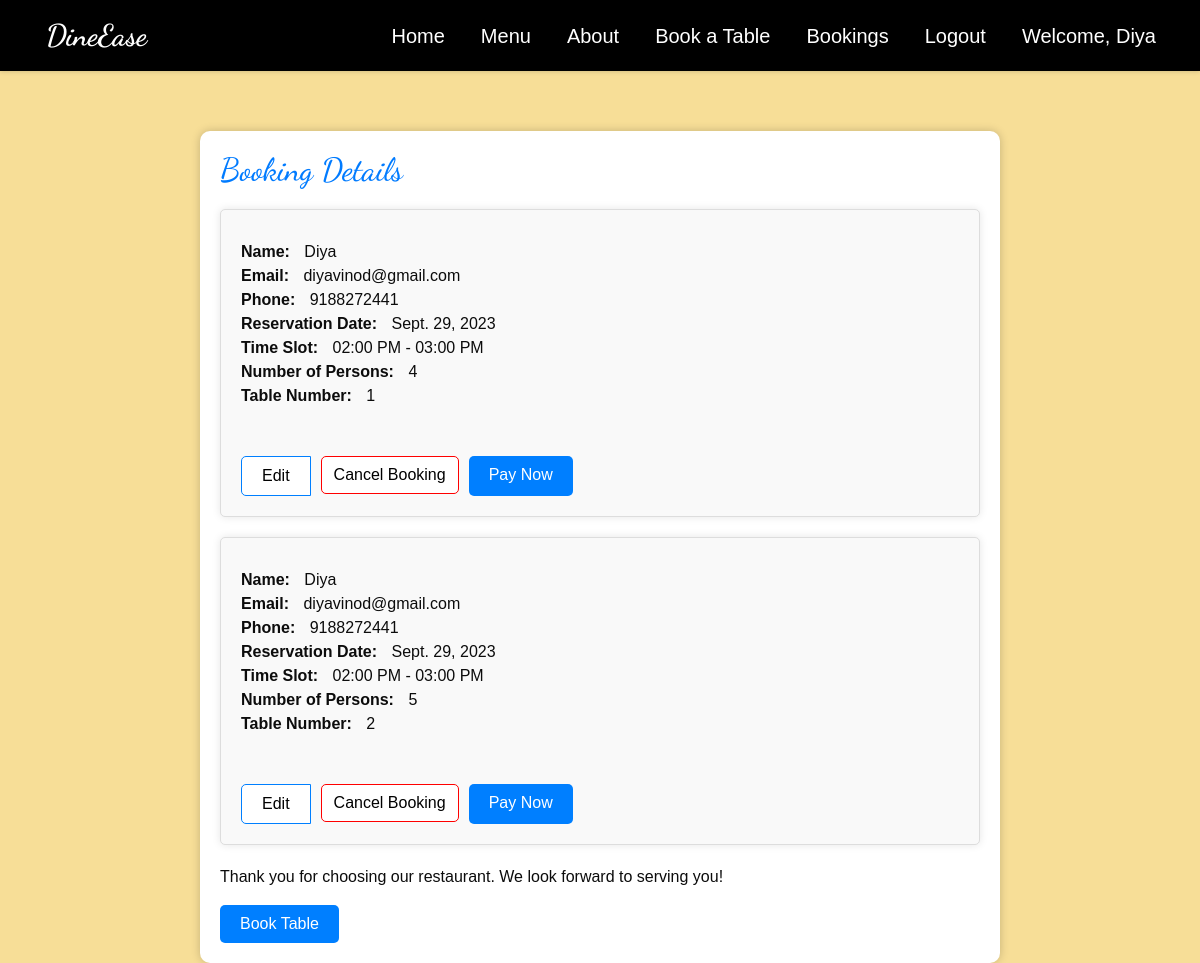
Page /booking_confirm/ (signed in) on the earlier database version.
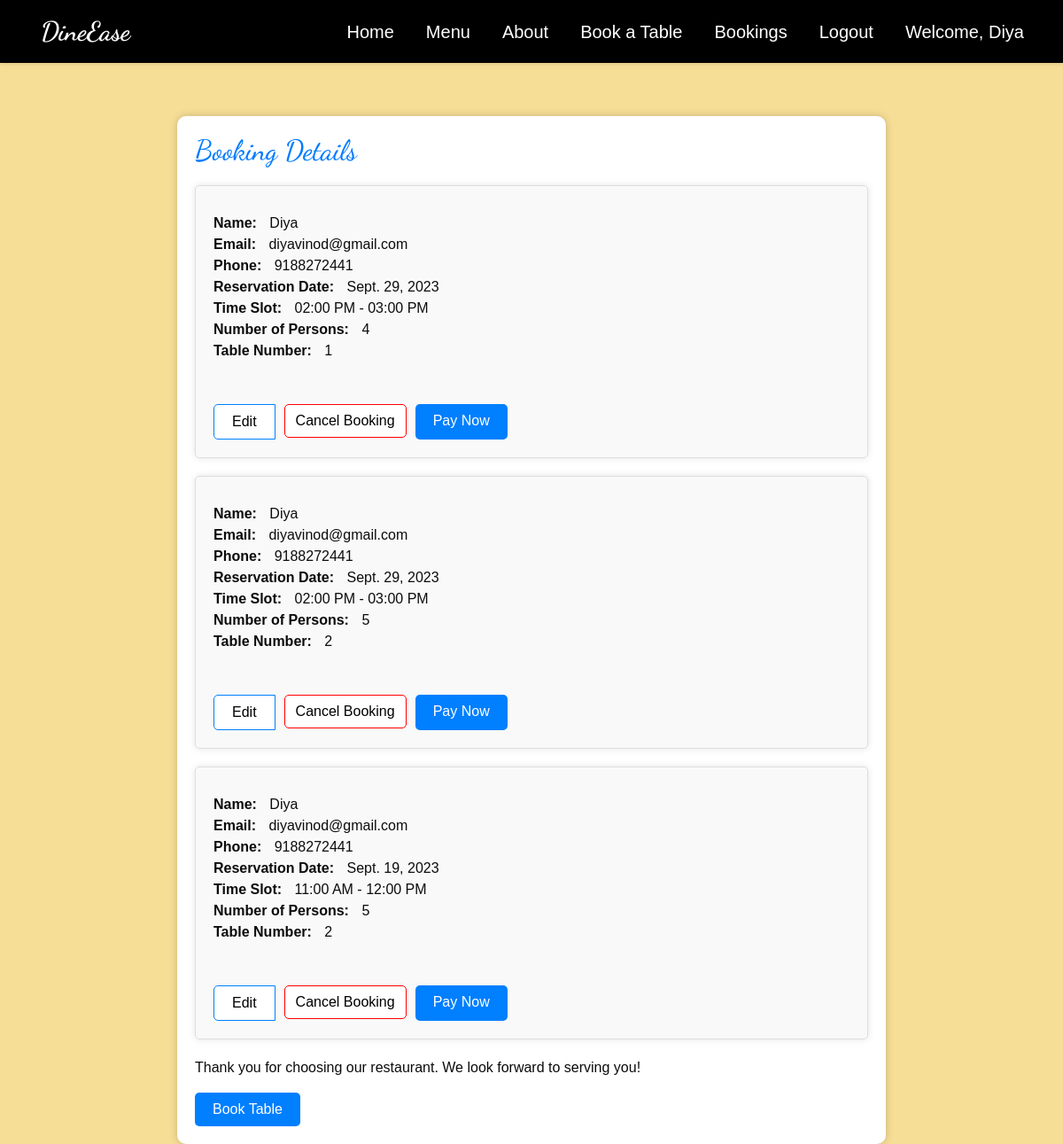
Same page on the later database version.
### home/models.py (models this page shows, shortened)
class Reservation(models.Model):
    reservation_id = models.CharField(max_length=20, primary_key=True,default=None)
    name = models.CharField(max_length=100)
    phone = models.CharField(max_length=15)
    email = models.EmailField()
    num_of_persons = models.PositiveIntegerField()
    time_slot = models.CharField(max_length=20, null=True, blank=True)  # Add the time_slot field
    table_id = models.ForeignKey('home.tables', on_delete=models.CASCADE,null=True)  # Use string reference
    reservation_date = models.DateField()
    is_active = models.BooleanField(default=True)
    menu_name = models.CharField(max_length=100, null=True, blank=True)
    menu_price = models.FloatField(null=True, blank=True)

class tables(models.Model):
    tab_id = models.CharField(max_length=20, primary_key=True)
    desc = models.CharField(max_length=300)
    def __str__(self):
        return self.tab_id

### home/views.py (the view)
# urls.py: path('booking_confirm/',booking_confirm, name='booking_confirm'),
@login_required
def booking_confirm(request, menu_id=None):
    if menu_id is not None:
        menu_item = get_object_or_404(menus, id=menu_id)
        context = {'menu_item': menu_item}
    else:
        bookings = Reservation.objects.filter(email=request.user.email)
        context = {'bookings': bookings}
    return render(request, 'booking_confirm.html', context)

### templates/booking_confirm.html (shortened to what this page needs)
{% load static %}
<!DOCTYPE html>
<html lang="en">
<head>
    <link rel="stylesheet" type="text/css" href="{% static 'css/bootstrap.css' %}" />
    <link rel="stylesheet" type="text/css" href="https://cdnjs.cloudflare.com/ajax/libs/OwlCarousel2/2.3.4/assets/owl.carousel.min.css" />
    <link rel="stylesheet" href="https://cdnjs.cloudflare.com/ajax/libs/jquery-nice-select/1.1.0/css/nice-select.min.css" />
    <link href="{% static 'css/font-awesome.min.css' %}" rel="stylesheet" />
    <link href="{% static 'css/style.css' %}" rel="stylesheet" />
    <link href="{% static 'css/responsive.css' %}" rel="stylesheet" />
</head>
<body>
    <nav class="navbar navbar-expand-lg navbar-light">
          <a class="navbar-brand" href="{% url '' %}">DineEase</a>
          <div class="collapse navbar-collapse ml-auto" id="navbarNav">
            <ul class="navbar-nav">
                <li class="nav-item">
                    <a class="nav-link" href="{% url '' %}">Home</a>
                </li>
                <li class="nav-item">
                    <a class="nav-link" href="{% url 'menu' %}">Menu</a>
                </li>
                <li class="nav-item">
                    <a class="nav-link" href="{% url 'about' %}">About</a>
                </li>
                <li class="nav-item">
                    <a class="nav-link" href="{% url 'add_reservation' %}">Book a Table</a>
                </li>
                <li class="nav-item active">
                    <a class="nav-link" href="{% url 'booking_confirm' %}">Bookings<span class="sr-only">(current)</span></a>
                </li>
                <li class="nav-item">
                    {% if user.is_authenticated %}
                        <a class="nav-link" href="{% url 'loggout' %}">Logout</a>
                    {% else %}
                        <a class="nav-link" href="{% url 'loginn' %}">Login</a>
                    {% endif %}
                </li>
                <li class="nav-item">
                    <a class="nav-link" href="#">Welcome, {{ user.name }}</a>
                </li>
            </ul>
        </div>
  </nav>
    <div class="container">
        <h2>Booking Details</h2>
    {% if bookings %}
        {% for booking in bookings %}
        {% if booking.is_active %}
        <div class="booking-card">
            <div class="booking-details">
                <strong>Name:</strong> {{ booking.name }}<br>
                <strong>Email:</strong> {{ booking.email }}<br>
                <strong>Phone:</strong> {{ booking.phone }}<br>
                <strong>Reservation Date:</strong> {{ booking.reservation_date }}<br>
                <strong>Time Slot:</strong> {{ booking.time_slot }}<br>
                <strong>Number of Persons:</strong> {{ booking.num_of_persons }}<br>
                <strong>Table Number:</strong> {{ booking.table_id }}<br><br>
            </div><br>
            <div class="btn-group" role="group">
                <a href="{% url 'edit_reservation' booking.reservation_id %}" class="btn btn-primary">Edit</a>
                <form method="post" action="{% url 'cancel_reservation' booking.reservation_id %}">
                    <button type="button" class="btn btn-danger" onclick="confirmCancellation()">Cancel Booking</button>
                </form>
                <a href="{% url 'payment' %}" class="btn-primary2">Pay Now</a>
            </div>
        </div>
        {% endif %}
        {% endfor %}
        <p>Thank you for choosing our restaurant. We look forward to serving you!</p>
                <a href="{% url 'add_reservation' %}" class="btn-primary2">Book Table</a>
        {% else %}
        <p>No booking yet</p>
        <p>Please click the button to Book Your Table</p>
    {% endif %}
    </div>
</body>
</html>

Differences in the rows shown:
added Reservation: name "Diya", email "diyavinod@gmail.com", phone "9188272441", reservation_date "Sept. 19, 2023", time_slot "11:00 AM - 12:00 PM", num_of_persons "5", table_id "2"
